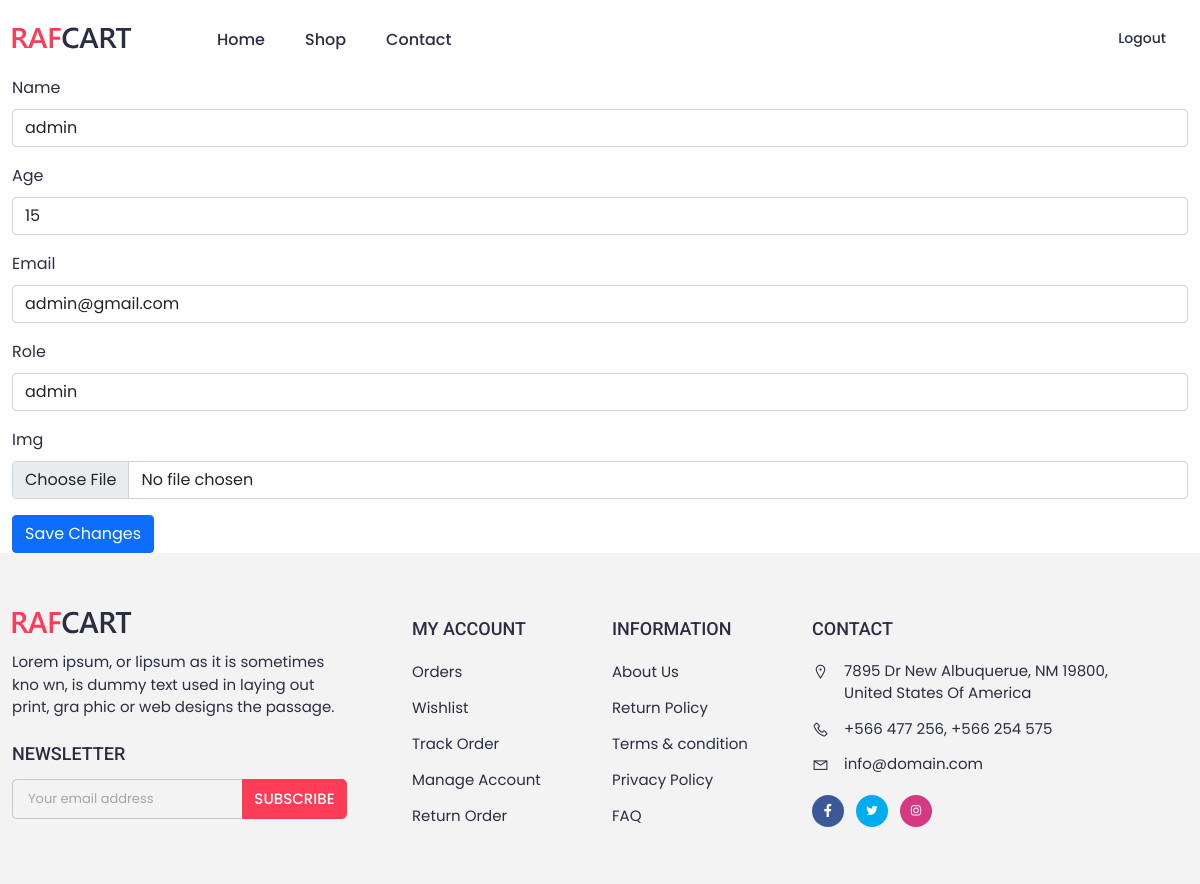
/account/user/edit (signed in), run on an earlier commit of the app's database.
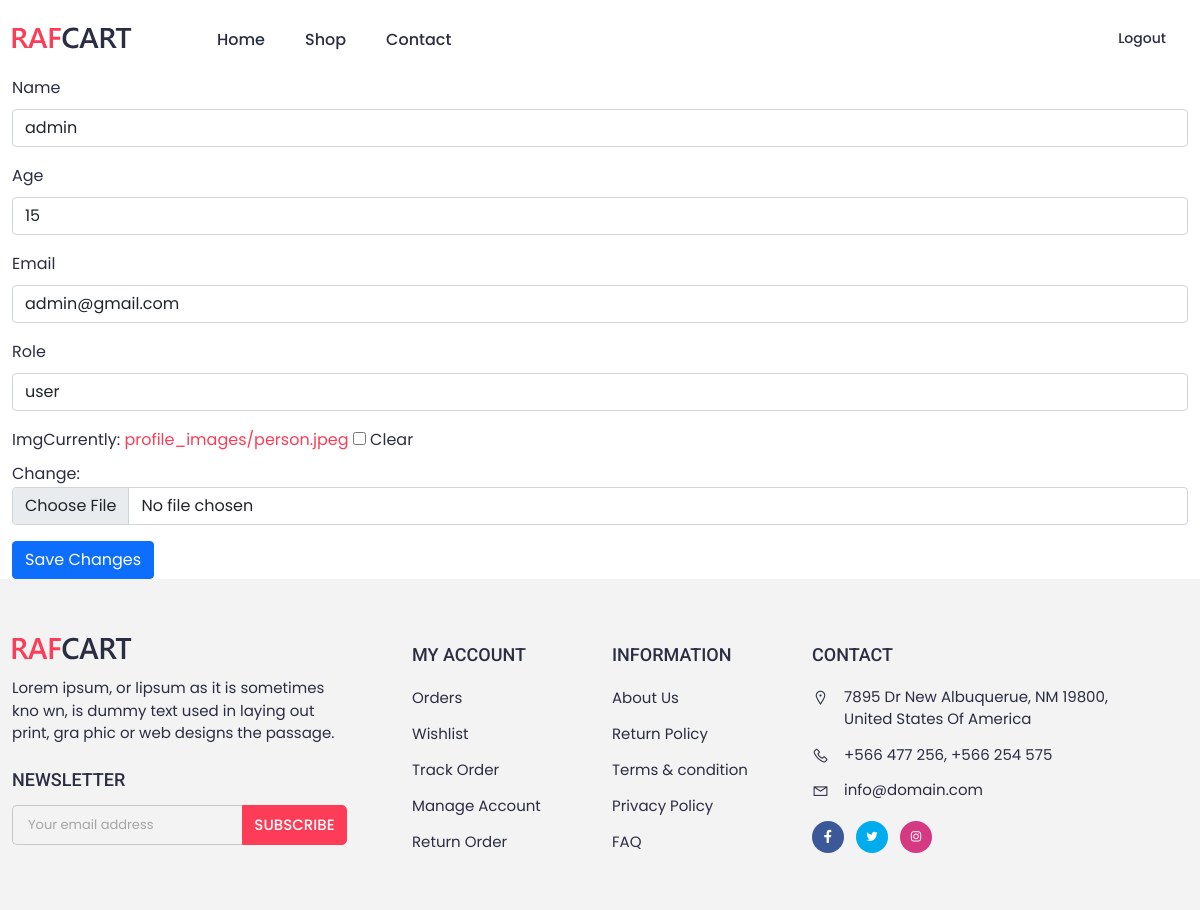
And on a later commit of the database.
### account/models.py (models this page shows, shortened)
class CustomUser(AbstractBaseUser, PermissionsMixin):
    name = models.CharField(max_length=100,null=True)
    img = models.ImageField(upload_to='profile_images/', blank=True, null=True)
    age = models.PositiveIntegerField(null=True)
    email = models.EmailField(unique=True,null=True)
    role = models.CharField(max_length=50,null=True)
    is_staff = models.BooleanField(default=False)
    is_active = models.BooleanField(default=True)
    objects = CustomUserManager()
    USERNAME_FIELD = 'email'
    REQUIRED_FIELDS = ['name', 'age', 'role']

### account/views.py (the view)
# urls.py: path('user/edit',views.edit_account,name='usre_info'),
@login_required
def edit_account(request):
    user = request.user
    if request.method == 'POST':
        form = EditAccountForm(request.POST, request.FILES, instance=user)
        if form.is_valid():
            form.save()
            return redirect('usre_info')  # Redirect to account detail page after successful edit
    else:
        form = EditAccountForm(instance=user)
    return render(request, 'account/account_detail.html', {'form': form})

### account/forms.py
class EditAccountForm(forms.ModelForm):
    class Meta:
        model = CustomUser
        fields = ['name', 'age', 'email', 'role', 'img']

### templates/account/account_detail.html (shortened to what this page needs)
{% extends 'base.html' %}
{% load bootstrap4 %}
{% block content %}
  <div class="container">
    <form method="post" enctype="multipart/form-data">
       {% bootstrap_form form %}
       {% buttons %}
            <button type="submit" class="btn btn-primary">Save Changes</button>
        {% endbuttons %}
    </form>
  </div>
{% endblock %}

What changed in the data, as far as the page shows it:
changed CustomUser "admin": role "admin" → "user"
Also different on the page:
form field bootstrap_form: (not shown) → "☐"
text no longer shown: "Name Age Email Role Img"
text now shown: "Name Age Email Role Img Currently: profile_images/person.jpeg Clear Change:"
